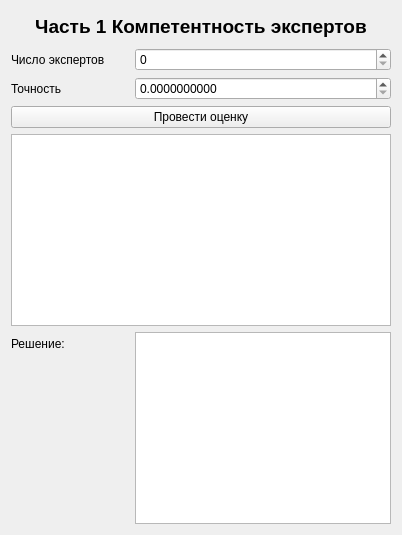
      <widget class="QWidget" name="page7_1">
       <layout class="QGridLayout" name="gridLayout_7">
        <item row="0" column="0">
         <widget class="QLabel" name="label_6">
          <property name="sizePolicy">
           <sizepolicy hsizetype="MinimumExpanding" vsizetype="Fixed">
            <horstretch>0</horstretch>
            <verstretch>0</verstretch>
           </sizepolicy>
          </property>
          <property name="styleSheet">
           <string notr="true">    color: black;              /* Цвет текста */
    font-weight: bold;         /* Жирный шрифт */
    font-size: 14pt;           /* Размер шрифта */
    padding: 4px 8px;          /* Внутренние отступы вокруг текста */</string>
          </property>
          <property name="text">
           <string>Часть 1 Компетентность экспертов</string>
          </property>
          <property name="alignment">
           <set>Qt::AlignmentFlag::AlignCenter</set>
          </property>
         </widget>
        </item>
        <item row="1" column="0">
         <layout class="QFormLayout" name="formLayout">
          <property name="sizeConstraint">
           <enum>QLayout::SizeConstraint::SetDefaultConstraint</enum>
          </property>
          <property name="fieldGrowthPolicy">
           <enum>QFormLayout::FieldGrowthPolicy::AllNonFixedFieldsGrow</enum>
          </property>
          <property name="rowWrapPolicy">
           <enum>QFormLayout::RowWrapPolicy::DontWrapRows</enum>
          </property>
          <property name="labelAlignment">
           <set>Qt::AlignmentFlag::AlignLeading|Qt::AlignmentFlag::AlignLeft|Qt::AlignmentFlag::AlignVCenter</set>
          </property>
          <property name="formAlignment">
           <set>Qt::AlignmentFlag::AlignLeading|Qt::AlignmentFlag::AlignLeft|Qt::AlignmentFlag::AlignTop</set>
          </property>
          <property name="horizontalSpacing">
           <number>30</number>
          </property>
          <property name="verticalSpacing">
           <number>6</number>
          </property>
          <property name="bottomMargin">
           <number>0</number>
          </property>
          <item row="0" column="0">
           <widget class="QLabel" name="label_29">
            <property name="text">
             <string>Число экспертов</string>
            </property>
           </widget>
          </item>
          <item row="0" column="1">
           <widget class="QSpinBox" name="count_experts_p7_1"/>
          </item>
          <item row="1" column="0">
           <widget class="QLabel" name="label_30">
            <property name="text">
             <string>Точность</string>
            </property>
           </widget>
          </item>
          <item row="1" column="1">
           <widget class="QDoubleSpinBox" name="accuracy_p7_1">
            <property name="decimals">
             <number>10</number>
            </property>
            <property name="maximum">
             <double>1.000000000000000</double>
            </property>
            <property name="singleStep">
             <double>0.000001000000000</double>
            </property>
           </widget>
          </item>
          <item row="2" column="0" colspan="2">
           <widget class="QPushButton" name="run_p7_1">
            <property name="text">
             <string>Провести оценку</string>
            </property>
           </widget>
          </item>
          <item row="3" column="0" colspan="2">
           <widget class="QTableWidget" name="input_table_p7_1"/>
          </item>
          <item row="4" column="0">
           <widget class="QLabel" name="label_31">
            <property name="text">
             <string>Решение:</string>
            </property>
           </widget>
          </item>
          <item row="4" column="1">
           <widget class="QTextEdit" name="output_p7_1"/>
          </item>
         </layout>
        </item>
       </layout>
      </widget>
